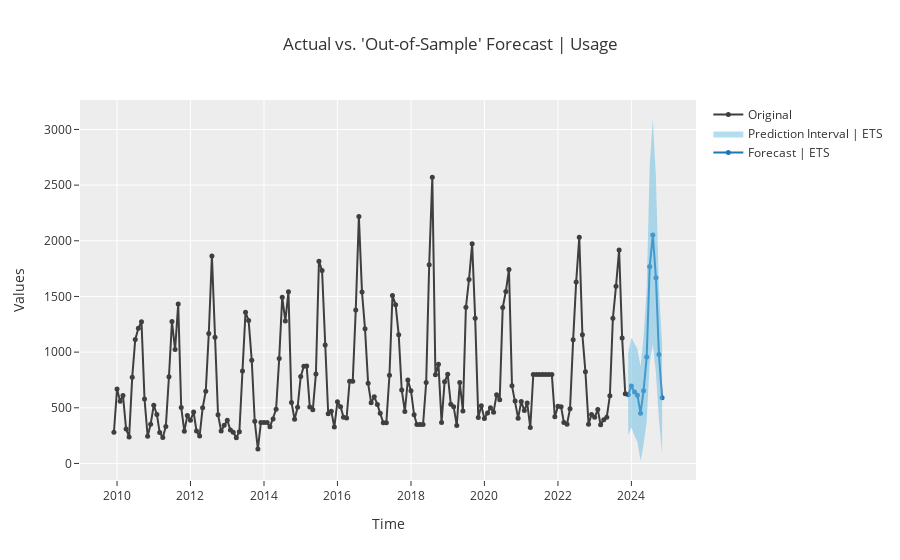

The cell this chart's notebook holds for it:
### Code cell
exp.plot_model(model)

### Figure 1 — Plotly figure (JSON) as saved in the notebook; plotly's stock layout.template omitted (floating-point values rounded to 4 significant figures; data arrays with more than 128 entries replaced by an {"elided": "..."} marker saying what was removed)
{"data": [{"line": {"color": "#1f77b4"}, "marker": {"size": 5}, "mode": "lines+markers", "name": "Forecast | ETS", "showlegend": true, "type": "scatter", "x": ["2023-12-01T00:00:00", "2024-01-01T00:00:00", "2024-02-01T00:00:00", "2024-03-01T00:00:00", "2024-04-01T00:00:00", "2024-05-01T00:00:00", "2024-06-01T00:00:00", "2024-07-01T00:00:00", "2024-08-01T00:00:00", "2024-09-01T00:00:00", "2024-10-01T00:00:00", "2024-11-01T00:00:00"], "y": [617.1, 696.2, 640.8, 612.5, 451.2, 653.8, 955.2, 1768.0, 2052.0, 1668.0, 978.0, 591.2]}, {"line": {"width": 0}, "marker": {"color": "#68BBE3"}, "mode": "lines", "name": "Lower Interval", "showlegend": false, "type": "scatter", "x": ["2023-12-01T00:00:00", "2024-01-01T00:00:00", "2024-02-01T00:00:00", "2024-03-01T00:00:00", "2024-04-01T00:00:00", "2024-05-01T00:00:00", "2024-06-01T00:00:00", "2024-07-01T00:00:00", "2024-08-01T00:00:00", "2024-09-01T00:00:00", "2024-10-01T00:00:00", "2024-11-01T00:00:00"], "y": [256.8, 322.6, 248.4, 189.5, 22.09, 170.4, 377.2, 901.7, 1071.0, 814.3, 391.6, 92.98]}, {"fill": "tonexty", "fillcolor": "rgba(104,187,227,0.5)", "line": {"width": 0}, "marker": {"color": "#68BBE3"}, "mode": "lines", "name": "Prediction Interval | ETS", "showlegend": true, "type": "scatter", "x": ["2023-12-01T00:00:00", "2024-01-01T00:00:00", "2024-02-01T00:00:00", "2024-03-01T00:00:00", "2024-04-01T00:00:00", "2024-05-01T00:00:00", "2024-06-01T00:00:00", "2024-07-01T00:00:00", "2024-08-01T00:00:00", "2024-09-01T00:00:00", "2024-10-01T00:00:00", "2024-11-01T00:00:00"], "y": [993.6, 1129.0, 1075.0, 1030.0, 867.9, 1138.0, 1559.0, 2668.0, 3094.0, 2567.0, 1565.0, 1072.0]}, {"marker": {"color": "#3f3f3f", "size": 5}, "mode": "lines+markers", "name": "Original", "showlegend": true, "type": "scatter", "x": {"elided": "168 str values"}, "y": {"elided": "168 int values"}}], "layout": {"showlegend": true, "title": {"text": "Actual vs. 'Out-of-Sample' Forecast | Usage"}, "xaxis": {"title": {"text": "Time"}}, "yaxis": {"title": {"text": "Values"}}}}
